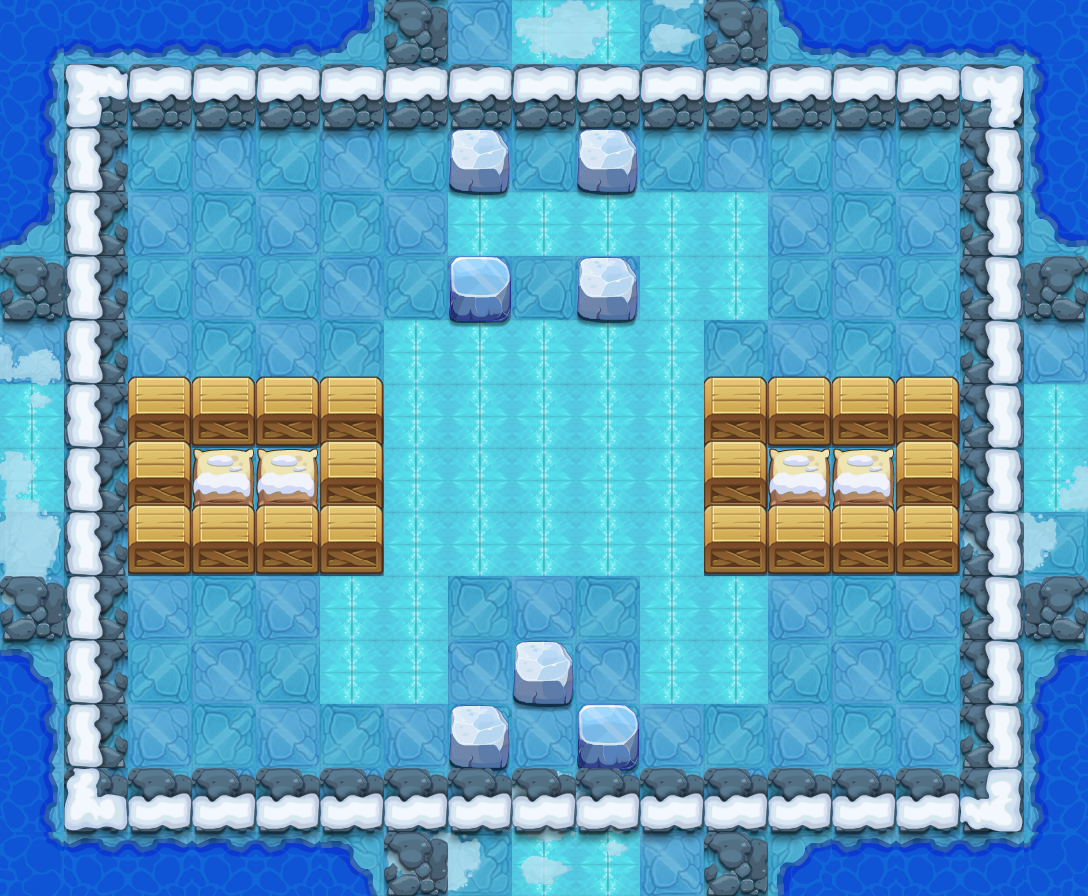

Rendered tile map (Tiled .tmx) drawn with the repository's tilesets; below, a short description and the map source with its tile grids summarised:
An orthogonal 17x14 tile map with 64x64 px tiles, 9 tile layers (PASS, 块层 2, 块层 16, 块层 3, ...) and 11 objects (7x TRAP, 3x jmr2, PLAYER).

<map version="1.0" orientation="orthogonal" width="17" height="14" tilewidth="64" tileheight="64">
 <properties>
  <property name="DESTRY1" value="96" />
  <property name="DESTRY2" value="98" />
  <property name="DESTRY3" value="219" />
  <property name="DESTRY4" value="119" />
  <property name="DESTRY_COUNT" value="4" />
  <property name="EXP" value="1235" />
  <property name="ITEM" value="D048" />
  <property name="LOSE_SCRIPT" value="" />
  <property name="MONEY" value="1853" />
  <property name="START_SCRIPT" value="" />
  <property name="WIN_SCRIPT" value="" />
 </properties>
 <tileset firstgid="1" name="jdbl2" tilewidth="64" tileheight="64">
  <image source="jdbl2-hd.png" width="1000" height="1000" />
 </tileset>
 <layer name="PASS" width="17" height="14">
  <data>[238 cells, 141 non-empty, 10 distinct tile ids]</data>
 </layer>
 <layer name="块层 2" width="17" height="14">
  <data>[238 cells, 152 non-empty, 13 distinct tile ids]</data>
 </layer>
 <layer name="块层 16" width="17" height="14">
  <data>[238 cells, 65 non-empty, 3 distinct tile ids]</data>
 </layer>
 <layer name="块层 3" width="17" height="14">
  <data>[238 cells, 58 non-empty, 1 distinct tile ids]</data>
 </layer>
 <layer name="块层 4" width="17" height="14">
  <data>[238 cells, 50 non-empty, 2 distinct tile ids]</data>
 </layer>
 <layer name="块层 5" width="17" height="14">
  <data>[238 cells, 31 non-empty, 4 distinct tile ids]</data>
 </layer>
 <layer name="SHELTER 7" width="17" height="14">
  <data>[238 cells, 8 non-empty, 1 distinct tile ids]</data>
 </layer>
 <layer name="SHELTER 6" width="17" height="14">
  <data>[238 cells, 4 non-empty, 1 distinct tile ids]</data>
 </layer>
 <layer name="SHELTER 5" width="17" height="14">
  <data>[238 cells, 8 non-empty, 1 distinct tile ids]</data>
 </layer>
 <objectgroup name="对象层 1" width="34" height="28">
  <object name="PLAYER" type="PLAYER" x="128" y="128" width="64" height="64" />
  <object name="jmr2" x="192" y="640" width="64" height="64">
   <properties>
    <property name="lua_ai" value="monster_jmr_ai" />
    <property name="quality" value="jmr2.quality" />
   </properties>
  </object>
  <object name="ice_road" type="TRAP" x="384" y="320" width="320" height="256">
   <properties>
    <property name="lua_ai" value="ice_road_ai" />
   </properties>
  </object>
  <object name="ice_road" type="TRAP" x="320" y="576" width="128" height="128">
   <properties>
    <property name="lua_ai" value="ice_road_ai" />
   </properties>
  </object>
  <object name="ice_road" type="TRAP" x="640" y="576" width="128" height="128">
   <properties>
    <property name="lua_ai" value="ice_road_ai" />
   </properties>
  </object>
  <object name="ice_road" type="TRAP" x="640" y="192" width="128" height="128">
   <properties>
    <property name="lua_ai" value="ice_road_ai" />
   </properties>
  </object>
  <object name="ice_road" type="TRAP" x="448" y="192" width="192" height="64">
   <properties>
    <property name="lua_ai" value="ice_road_ai" />
   </properties>
  </object>
  <object name="zi_dan_right1" type="TRAP" x="128" y="320" width="64" height="64">
   <properties>
    <property name="trap_ani" value="fire_cat_right.actor" />
    <property name="trap_delay" value="2" />
    <property name="trap_id" value="0" />
    <property name="trap_script" value="trap(&quot;zi_dan_right1&quot;):setAtkPower(target(&quot;PLAYER&quot;):getHP()*0.1);trap(&quot;zi_dan_right1&quot;):turnRight(); trap(&quot;zi_dan_right1&quot;):getAI():getActions():addObject( AIUseSkill:create(   SkillLua:create(&quot;skill_0001&quot;)  )  );" />
    <property name="trap_start_mode" value="2" />
    <property name="trap_state" value="open" />
   </properties>
  </object>
  <object name="zi_dan_left1" type="TRAP" x="896" y="320" width="64" height="64">
   <properties>
    <property name="trap_ani" value="fire_cat_left.actor" />
    <property name="trap_delay" value="2" />
    <property name="trap_id" value="0" />
    <property name="trap_script" value="trap(&quot;zi_dan_left1&quot;):setAtkPower(target(&quot;PLAYER&quot;):getHP()*0.1);trap(&quot;zi_dan_left1&quot;):turnLeft(); trap(&quot;zi_dan_left1&quot;):getAI():getActions():addObject( AIUseSkill:create(   SkillLua:create(&quot;skill_0001&quot;)  )  );" />
    <property name="trap_start_mode" value="2" />
    <property name="trap_state" value="open" />
   </properties>
  </object>
  <object name="jmr2" x="832" y="192" width="64" height="64">
   <properties>
    <property name="lua_ai" value="monster_jmr_ai" />
    <property name="quality" value="jmr2.quality" />
   </properties>
  </object>
  <object name="jmr2" x="832" y="640" width="64" height="64">
   <properties>
    <property name="lua_ai" value="monster_jmr_ai" />
    <property name="quality" value="jmr2.quality" />
   </properties>
  </object>
 </objectgroup>
</map>
